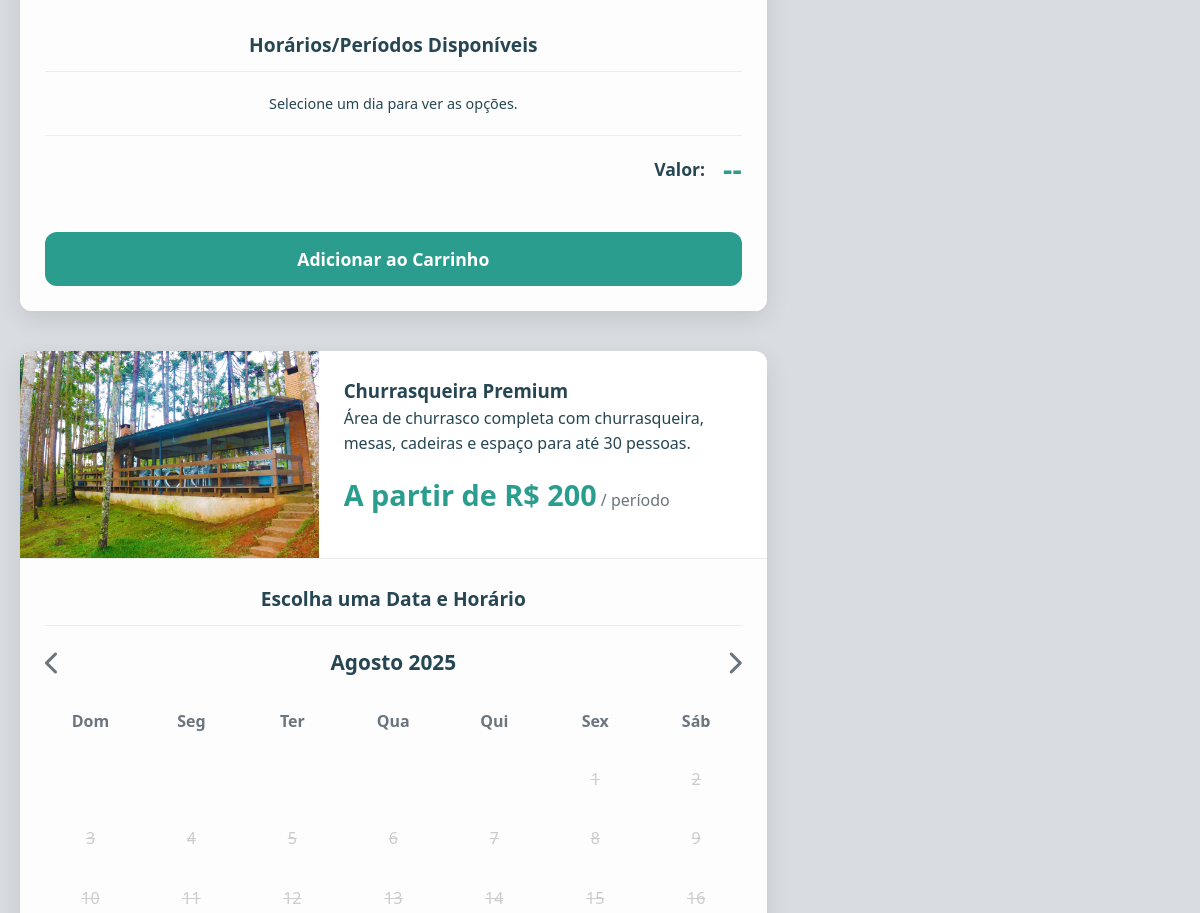
The app's page /reservas/ (middle part), older data.
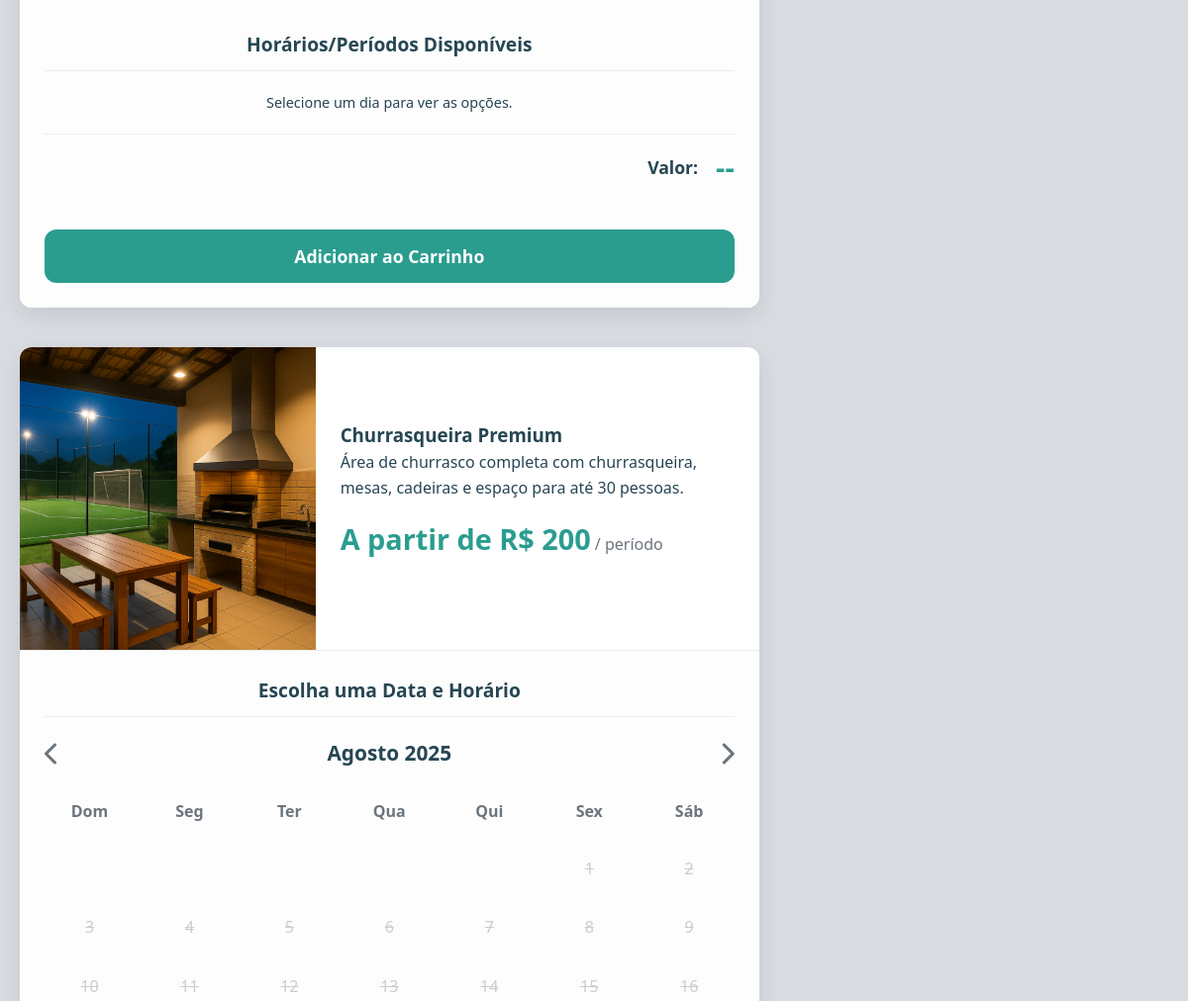
The same page, newer data.
### reservas/models.py (models this page shows, shortened)
class Espaco(models.Model):
    MODELO_COBRANCA_CHOICES = (('hora', 'Por Hora'), ('periodo', 'Por Período'))
    TIPO_CHOICES = (('campo', 'Campo'), ('churrasqueira', 'Churrasqueira'), ('quiosque', 'Quiosque'))
    nome = models.CharField(max_length=100)
    descricao = models.TextField(blank=True, null=True)
    foto = models.ImageField(upload_to='espacos_fotos/', blank=True, null=True)
    tipo = models.CharField(max_length=20, choices=TIPO_CHOICES)
    capacidade = models.PositiveIntegerField()
    disponivel = models.BooleanField(default=True)
    modelo_de_cobranca = models.CharField(max_length=10, choices=MODELO_COBRANCA_CHOICES, default='hora')

### reservas/views.py (the view, shortened to what this page needs)
# urls.py: path('', include('reservas.urls')),
def reservas(request):
    espacos = Espaco.objects.filter(disponivel=True).annotate(
        min_preco_hora=Min('regras_preco_hora__preco'),
        min_preco_periodo=Min('regras_preco_periodo__preco')
    ).annotate(
        preco_minimo=Case(
            When(modelo_de_cobranca='hora', then='min_preco_hora'),
            When(modelo_de_cobranca='periodo', then='min_preco_periodo'),
            default=Value(None),
            output_field=DecimalField()
        )
    )
    agora = timezone.now()
    status_cancelados = ['cancelada', 'cancelada_pelo_usuario']
    reservas_futuras = Reserva.objects.exclude(status__in=status_cancelados).filter(data_fim__gte=agora).values('espaco_id', 'data_inicio', 'data_fim')
    bloqueios_futuros = Bloqueio.objects.filter(data_fim__gte=agora).values('espaco_id', 'data_inicio', 'data_fim')
    indisponibilidades = {}
    for item in list(reservas_futuras) + list(bloqueios_futuros):
        espaco_id = item['espaco_id']
        if espaco_id not in indisponibilidades:
            indisponibilidades[espaco_id] = {'datas_especificas': [], 'recorrentes': []}
        indisponibilidades[espaco_id]['datas_especificas'].append({
            'inicio': item['data_inicio'].isoformat(),
            'fim': item['data_fim'].isoformat(),
        })
    bloqueios_recorrentes = BloqueioRecorrente.objects.all()
    regras_preco_hora_dict = {}
    regras_preco_periodo_dict = {}
    periodos = {p.id: {'nome': p.nome, 'inicio': p.hora_inicio, 'fim': p.hora_fim} for p in Periodo.objects.all()}
    feriados = {f.data.isoformat(): f.nome for f in Feriado.objects.all()}
    for espaco in espacos:
        regras_preco_hora_dict[espaco.id] = list(espaco.regras_preco_hora.all().values())
        regras_preco_periodo_dict[espaco.id] = list(espaco.regras_preco_periodo.all().values())
    class CustomJSONEncoder(json.JSONEncoder):
        def default(self, obj):
            if isinstance(obj, Decimal): return str(obj)
            if hasattr(obj, 'strftime'): return obj.strftime('%H:%M:%S')
            return super().default(obj)
    context = {
        'espacos': espacos,
        'regras_preco_hora_json': json.dumps(regras_preco_hora_dict, cls=CustomJSONEncoder),
        'regras_preco_periodo_json': json.dumps(regras_preco_periodo_dict, cls=CustomJSONEncoder),
        'periodos_json': json.dumps(periodos, cls=CustomJSONEncoder),
        'indisponibilidades_json': json.dumps(indisponibilidades),
        'feriados_json': json.dumps(feriados),
    }
    return render(request, 'reservas.html', context)

### templates/reservas.html (shortened to what this page needs)
{% extends 'base.html' %}
{% load static %}
{% block content %}
<section class="reservation">
    <div class="container">
        <div class="reservation-grid">
            <div class="items-column">
                {% for espaco in espacos %}
                <div class="item-card" data-espaco-id="{{ espaco.id }}" data-modelo="{{ espaco.modelo_de_cobranca }}">
                    <div class="item-main-content">
                        <div class="item-img">
                            {% if espaco.foto %}
                                <img src="{{ espaco.foto.url }}" alt="Foto de {{ espaco.nome }}">
                            {% else %}
                                <img src="{% static 'images/default-image.png' %}" alt="Imagem não disponível">
                            {% endif %}
                        </div>
                        <div class="item-content">
                            <h3>{{ espaco.nome }}</h3>
                            <p>{{ espaco.descricao }}</p>
                            <div class="price price-display">
                                {% if espaco.preco_minimo %}
                                    A partir de R$ {{ espaco.preco_minimo|stringformat:"d" }}<span> / {% if espaco.modelo_de_cobranca == 'hora' %}hora{% else %}período{% endif %}</span>
                                {% else %}
                                    <span>Preço sob consulta</span>
                                {% endif %}
                            </div>
                        </div>
                    </div>
                    <div class="date-picker">
                        <h4 class="date-picker-title">Escolha uma Data e Horário</h4>
                        <div class="calendar-header">
                            <button class="prev-month-btn"><i class="fas fa-chevron-left"></i></button>
                            <h3 class="current-month">Julho 2025</h3>
                            <button class="next-month-btn"><i class="fas fa-chevron-right"></i></button>
                        </div>
                        <div class="calendar"></div>
                        <h4 class="time-title">Horários/Períodos Disponíveis</h4>
                        <div class="time-slots">
                            </div>
                        <div class="selected-price" style="display: flex; justify-content: flex-end; align-items: center; margin-top: 20px; padding: 10px 0; border-top: 1px solid #eee; min-height: 40px;">
                            <span style="font-weight: 600; margin-right: 10px; font-size: 1.1rem; color: var(--dark);">Valor:</span>
                            <strong class="selected-price-value" style="font-size: 1.8rem; color: var(--primary);">--</strong>
                        </div>
                        <div class="card-footer" style="margin-top: 10px;">
                            <button class="btn add-to-cart"
                                    style="width: 100%; padding: 15px; font-size: 1.1rem;"
                                    data-item="{{ espaco.nome }}"
                                    data-price="0">
                                Adicionar ao Carrinho
                            </button>
                        </div>
                    </div>
                </div>
                {% empty %}
                <div class="item-card">
                    <p style="text-align: center; width: 100%; padding: 20px;">
                        Nenhum espaço disponível para reserva no momento. Por favor, volte mais tarde.
                    </p>
                </div>
                {% endfor %}
            </div>
        </div>
    </div>
</section>
{% endblock %}

Row changes from the older to the newer data that the page shows:
changed Espaco "Churrasqueira Premium": foto: a different picture
